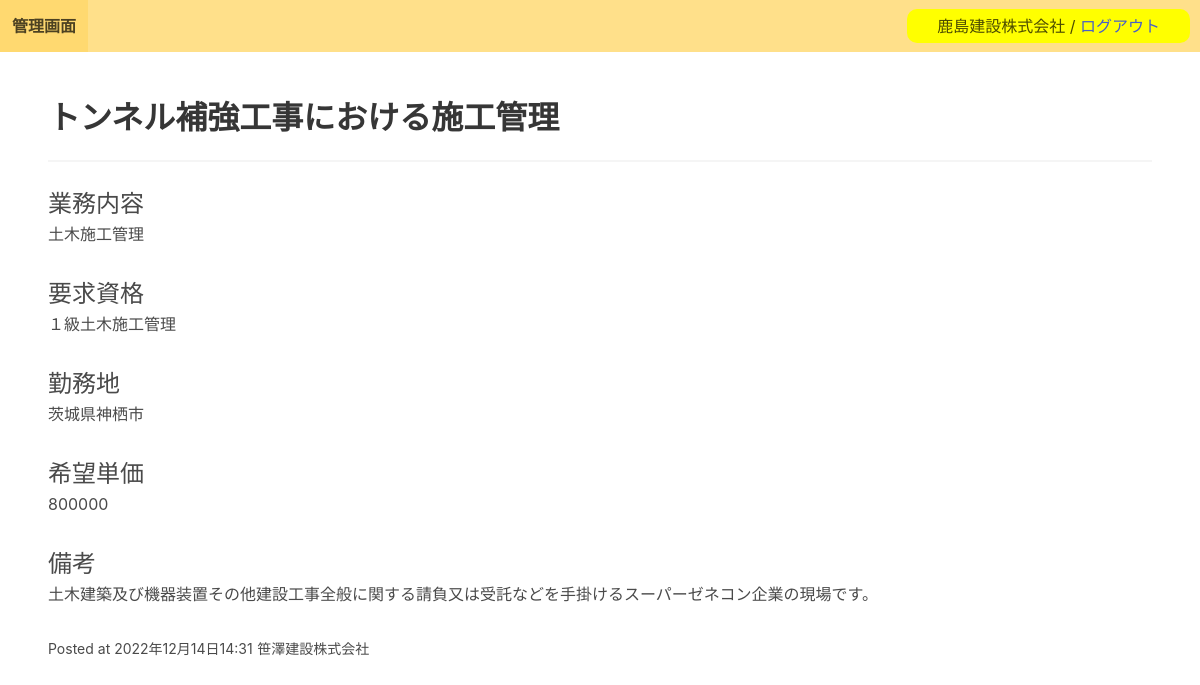
The app's page /post2/ (signed in) with its own data.
### camos_app/models.py (models this page shows)
class Post(models.Model):
    title = models.CharField(max_length=255)
    slug = models.SlugField()
    job = models.CharField(max_length=255)
    qualification = models.CharField(max_length=255)
    location = models.CharField(max_length=255)
    price = models.IntegerField()
    body = models.TextField()
    agent = models.CharField(max_length=255)
    data_added = models.DateTimeField(auto_now_add=True)
    create_user = models.ForeignKey(get_user_model(),on_delete=models.CASCADE)

### camos_app/views.py (the view)
# urls.py: path("<slug:slug>/", post_detail, name="post_detail"),
@login_required(login_url='clientlogin/')
def post_detail(request, slug):
    post = Post.objects.get(slug=slug)
    return render(request, "post_detail.html", {"post": post})

### templates/post_detail.html (shortened to what this page needs)
{% extends "base.html" %}
{% block content %}
<h2 class="title">{{post.title}}</h2>
<hr />
<div style="margin-bottom: 30px;">
    <p class="is-size-4">業務内容</p>
    <p>{{post.job}}</p>
</div>
<div style="margin-bottom: 30px;">
    <p class="is-size-4">要求資格</p>
    <p id="qualification">{{post.qualification}}</p>
</div>
<div style="margin-bottom: 30px;">
    <p class="is-size-4">勤務地</p>
    <p>{{post.location}}</p>
</div>
<div style="margin-bottom: 30px;">
    <p class="is-size-4">希望単価</p>
    <p>{{post.price}}</p>
</div>
<div style="margin-bottom: 30px;">
    <p class="is-size-4">備考</p>
    <p>{{post.body}}</p>
</div>
<small>Posted at {{post.data_added}}</small>
<small>{{post.create_user}}</small>
{% endblock %}

### templates/base.html (shortened to what this page needs)
<!DOCTYPE html>
<html lang="ja">
<head>
    <link rel="stylesheet" href="https://cdn.jsdelivr.net/npm/bulma@0.9.4/css/bulma.min.css">
</head>
<body>
    <nav class="navbar is-warning" style="display: flex; justify-content:space-between; align-items: center;">
            <div class="navbar-brand">
            <a href="/" class="navbar-item">
                <strong>管理画面</strong>
            </a>
            </div>
            <div style="margin-right: 10px; padding: 5px 30px; background-color: yellow; border-radius: 10px;">
                {% if request.user.is_authenticated %}
                <div>{{request.user}} / <a href="{% url 'logout' %}">ログアウト</a></div>
                {% else %}
                <a href="{% url 'login' %}">ログイン</a>
                {% endif %}
            </div>
    </nav>
    <section class="section">
        <div>{% block content %} {% endblock %}</div>
    </section>
</body>
</html>

### records on screen
Post: title "トンネル補強工事における施工管理", job "土木施工管理", qualification "１級土木施工管理", location "茨城県神栖市", price "800000", body "土木建築及び機器装置その他建設工事全般に関する請負又は受託などを手掛けるスーパーゼネコン企業の現場です。", data_added "2022年12月14日14:31", create_user "笹澤建設株式会社"

### other values on screen
{{ request.user }} "鹿島建設株式会社"
